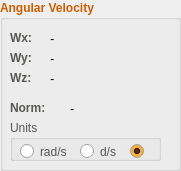
    <widget class="QGroupBox" name="groupBox_8">
     <property name="geometry">
      <rect>
       <x>20</x>
       <y>350</y>
       <width>181</width>
       <height>171</height>
      </rect>
     </property>
     <property name="palette">
      <palette>
       <active>
        <colorrole role="WindowText">
         <brush brushstyle="SolidPattern">
          <color alpha="255">
           <red>206</red>
           <green>92</green>
           <blue>0</blue>
          </color>
         </brush>
        </colorrole>
       </active>
       <inactive>
        <colorrole role="WindowText">
         <brush brushstyle="SolidPattern">
          <color alpha="255">
           <red>206</red>
           <green>92</green>
           <blue>0</blue>
          </color>
         </brush>
        </colorrole>
       </inactive>
       <disabled>
        <colorrole role="WindowText">
         <brush brushstyle="SolidPattern">
          <color alpha="255">
           <red>190</red>
           <green>190</green>
           <blue>190</blue>
          </color>
         </brush>
        </colorrole>
       </disabled>
      </palette>
     </property>
     <property name="font">
      <font>
       <weight>75</weight>
       <bold>true</bold>
      </font>
     </property>
     <property name="title">
      <string>Angular Velocity</string>
     </property>
     <widget class="QLabel" name="label_11">
      <property name="geometry">
       <rect>
        <x>10</x>
        <y>30</y>
        <width>31</width>
        <height>16</height>
       </rect>
      </property>
      <property name="palette">
       <palette>
        <active>
         <colorrole role="WindowText">
          <brush brushstyle="SolidPattern">
           <color alpha="255">
            <red>85</red>
            <green>87</green>
            <blue>83</blue>
           </color>
          </brush>
         </colorrole>
        </active>
        <inactive>
         <colorrole role="WindowText">
          <brush brushstyle="SolidPattern">
           <color alpha="255">
            <red>85</red>
            <green>87</green>
            <blue>83</blue>
           </color>
          </brush>
         </colorrole>
        </inactive>
        <disabled>
         <colorrole role="WindowText">
          <brush brushstyle="SolidPattern">
           <color alpha="255">
            <red>190</red>
            <green>190</green>
            <blue>190</blue>
           </color>
          </brush>
         </colorrole>
        </disabled>
       </palette>
      </property>
      <property name="font">
       <font>
        <weight>75</weight>
        <bold>true</bold>
       </font>
      </property>
      <property name="text">
       <string>Wx:</string>
      </property>
     </widget>
     <widget class="QLabel" name="label_12">
      <property name="geometry">
       <rect>
        <x>10</x>
        <y>50</y>
        <width>31</width>
        <height>16</height>
       </rect>
      </property>
      <property name="palette">
       <palette>
        <active>
         <colorrole role="WindowText">
          <brush brushstyle="SolidPattern">
           <color alpha="255">
            <red>85</red>
            <green>87</green>
            <blue>83</blue>
           </color>
          </brush>
         </colorrole>
        </active>
        <inactive>
         <colorrole role="WindowText">
          <brush brushstyle="SolidPattern">
           <color alpha="255">
            <red>85</red>
            <green>87</green>
            <blue>83</blue>
           </color>
          </brush>
         </colorrole>
        </inactive>
        <disabled>
         <colorrole role="WindowText">
          <brush brushstyle="SolidPattern">
           <color alpha="255">
            <red>190</red>
            <green>190</green>
            <blue>190</blue>
           </color>
          </brush>
         </colorrole>
        </disabled>
       </palette>
      </property>
      <property name="font">
       <font>
        <weight>75</weight>
        <bold>true</bold>
       </font>
      </property>
      <property name="text">
       <string>Wy:</string>
      </property>
     </widget>
     <widget class="QLabel" name="label_13">
      <property name="geometry">
       <rect>
        <x>10</x>
        <y>70</y>
        <width>31</width>
        <height>16</height>
       </rect>
      </property>
      <property name="palette">
       <palette>
        <active>
         <colorrole role="WindowText">
          <brush brushstyle="SolidPattern">
           <color alpha="255">
            <red>85</red>
            <green>87</green>
            <blue>83</blue>
           </color>
          </brush>
         </colorrole>
        </active>
        <inactive>
         <colorrole role="WindowText">
          <brush brushstyle="SolidPattern">
           <color alpha="255">
            <red>85</red>
            <green>87</green>
            <blue>83</blue>
           </color>
          </brush>
         </colorrole>
        </inactive>
        <disabled>
         <colorrole role="WindowText">
          <brush brushstyle="SolidPattern">
           <color alpha="255">
            <red>190</red>
            <green>190</green>
            <blue>190</blue>
           </color>
          </brush>
         </colorrole>
        </disabled>
       </palette>
      </property>
      <property name="font">
       <font>
        <weight>75</weight>
        <bold>true</bold>
       </font>
      </property>
      <property name="text">
       <string>Wz:</string>
      </property>
     </widget>
     <widget class="QGroupBox" name="groupBox_12">
      <property name="geometry">
       <rect>
        <x>10</x>
        <y>120</y>
        <width>151</width>
        <height>41</height>
       </rect>
      </property>
      <property name="palette">
       <palette>
        <active>
         <colorrole role="WindowText">
          <brush brushstyle="SolidPattern">
           <color alpha="255">
            <red>85</red>
            <green>87</green>
            <blue>83</blue>
           </color>
          </brush>
         </colorrole>
        </active>
        <inactive>
         <colorrole role="WindowText">
          <brush brushstyle="SolidPattern">
           <color alpha="255">
            <red>85</red>
            <green>87</green>
            <blue>83</blue>
           </color>
          </brush>
         </colorrole>
        </inactive>
        <disabled>
         <colorrole role="WindowText">
          <brush brushstyle="SolidPattern">
           <color alpha="255">
            <red>190</red>
            <green>190</green>
            <blue>190</blue>
           </color>
          </brush>
         </colorrole>
        </disabled>
       </palette>
      </property>
      <property name="font">
       <font>
        <weight>50</weight>
        <bold>false</bold>
       </font>
      </property>
      <property name="title">
       <string>Units</string>
      </property>
      <widget class="QRadioButton" name="radioButton_3">
       <property name="geometry">
        <rect>
         <x>70</x>
         <y>20</y>
         <width>41</width>
         <height>23</height>
        </rect>
       </property>
       <property name="text">
        <string>d/s</string>
       </property>
      </widget>
      <widget class="QRadioButton" name="radioButton_4">
       <property name="geometry">
        <rect>
         <x>10</x>
         <y>20</y>
         <width>61</width>
         <height>23</height>
        </rect>
       </property>
       <property name="text">
        <string>rad/s</string>
       </property>
       <property name="checked">
        <bool>false</bool>
       </property>
      </widget>
      <widget class="QRadioButton" name="radioButton_11">
       <property name="geometry">
        <rect>
         <x>120</x>
         <y>20</y>
         <width>31</width>
         <height>23</height>
        </rect>
       </property>
       <property name="palette">
        <palette>
         <active>
          <colorrole role="Base">
           <brush brushstyle="SolidPattern">
            <color alpha="255">
             <red>252</red>
             <green>175</green>
             <blue>62</blue>
            </color>
           </brush>
          </colorrole>
         </active>
         <inactive>
          <colorrole role="Base">
           <brush brushstyle="SolidPattern">
            <color alpha="255">
             <red>252</red>
             <green>175</green>
             <blue>62</blue>
            </color>
           </brush>
          </colorrole>
         </inactive>
         <disabled>
          <colorrole role="Base">
           <brush brushstyle="SolidPattern">
            <color alpha="255">
             <red>239</red>
             <green>239</green>
             <blue>239</blue>
            </color>
           </brush>
          </colorrole>
         </disabled>
        </palette>
       </property>
       <property name="text">
        <string/>
       </property>
       <property name="checked">
        <bool>true</bool>
       </property>
      </widget>
     </widget>
     <widget class="QLabel" name="label_36">
      <property name="geometry">
       <rect>
        <x>50</x>
        <y>30</y>
        <width>121</width>
        <height>17</height>
       </rect>
      </property>
      <property name="palette">
       <palette>
        <active>
         <colorrole role="WindowText">
          <brush brushstyle="SolidPattern">
           <color alpha="255">
            <red>0</red>
            <green>0</green>
            <blue>0</blue>
           </color>
          </brush>
         </colorrole>
        </active>
        <inactive>
         <colorrole role="WindowText">
          <brush brushstyle="SolidPattern">
           <color alpha="255">
            <red>0</red>
            <green>0</green>
            <blue>0</blue>
           </color>
          </brush>
         </colorrole>
        </inactive>
        <disabled>
         <colorrole role="WindowText">
          <brush brushstyle="SolidPattern">
           <color alpha="255">
            <red>190</red>
            <green>190</green>
            <blue>190</blue>
           </color>
          </brush>
         </colorrole>
        </disabled>
       </palette>
      </property>
      <property name="font">
       <font>
        <weight>50</weight>
        <italic>true</italic>
        <bold>false</bold>
       </font>
      </property>
      <property name="text">
       <string>-</string>
      </property>
     </widget>
     <widget class="QLabel" name="label_37">
      <property name="geometry">
       <rect>
        <x>50</x>
        <y>50</y>
        <width>121</width>
        <height>17</height>
       </rect>
      </property>
      <property name="palette">
       <palette>
        <active>
         <colorrole role="WindowText">
          <brush brushstyle="SolidPattern">
           <color alpha="255">
            <red>0</red>
            <green>0</green>
            <blue>0</blue>
           </color>
          </brush>
         </colorrole>
        </active>
        <inactive>
         <colorrole role="WindowText">
          <brush brushstyle="SolidPattern">
           <color alpha="255">
            <red>0</red>
            <green>0</green>
            <blue>0</blue>
           </color>
          </brush>
         </colorrole>
        </inactive>
        <disabled>
         <colorrole role="WindowText">
          <brush brushstyle="SolidPattern">
           <color alpha="255">
            <red>190</red>
            <green>190</green>
            <blue>190</blue>
           </color>
          </brush>
         </colorrole>
        </disabled>
       </palette>
      </property>
      <property name="font">
       <font>
        <weight>50</weight>
        <italic>true</italic>
        <bold>false</bold>
       </font>
      </property>
      <property name="text">
       <string>-</string>
      </property>
     </widget>
     <widget class="QLabel" name="label_38">
      <property name="geometry">
       <rect>
        <x>50</x>
        <y>70</y>
        <width>121</width>
        <height>17</height>
       </rect>
      </property>
      <property name="palette">
       <palette>
        <active>
         <colorrole role="WindowText">
          <brush brushstyle="SolidPattern">
           <color alpha="255">
            <red>0</red>
            <green>0</green>
            <blue>0</blue>
           </color>
          </brush>
         </colorrole>
        </active>
        <inactive>
         <colorrole role="WindowText">
          <brush brushstyle="SolidPattern">
           <color alpha="255">
            <red>0</red>
            <green>0</green>
            <blue>0</blue>
           </color>
          </brush>
         </colorrole>
        </inactive>
        <disabled>
         <colorrole role="WindowText">
          <brush brushstyle="SolidPattern">
           <color alpha="255">
            <red>190</red>
            <green>190</green>
            <blue>190</blue>
           </color>
          </brush>
         </colorrole>
        </disabled>
       </palette>
      </property>
      <property name="font">
       <font>
        <weight>50</weight>
        <italic>true</italic>
        <bold>false</bold>
       </font>
      </property>
      <property name="text">
       <string>-</string>
      </property>
     </widget>
     <widget class="QLabel" name="label_59">
      <property name="geometry">
       <rect>
        <x>70</x>
        <y>100</y>
        <width>101</width>
        <height>17</height>
       </rect>
      </property>
      <property name="palette">
       <palette>
        <active>
         <colorrole role="WindowText">
          <brush brushstyle="SolidPattern">
           <color alpha="255">
            <red>0</red>
            <green>0</green>
            <blue>0</blue>
           </color>
          </brush>
         </colorrole>
        </active>
        <inactive>
         <colorrole role="WindowText">
          <brush brushstyle="SolidPattern">
           <color alpha="255">
            <red>0</red>
            <green>0</green>
            <blue>0</blue>
           </color>
          </brush>
         </colorrole>
        </inactive>
        <disabled>
         <colorrole role="WindowText">
          <brush brushstyle="SolidPattern">
           <color alpha="255">
            <red>190</red>
            <green>190</green>
            <blue>190</blue>
           </color>
          </brush>
         </colorrole>
        </disabled>
       </palette>
      </property>
      <property name="font">
       <font>
        <weight>50</weight>
        <italic>true</italic>
        <bold>false</bold>
       </font>
      </property>
      <property name="text">
       <string>-</string>
      </property>
     </widget>
     <widget class="QLabel" name="label_60">
      <property name="geometry">
       <rect>
        <x>10</x>
        <y>100</y>
        <width>51</width>
        <height>16</height>
       </rect>
      </property>
      <property name="palette">
       <palette>
        <active>
         <colorrole role="WindowText">
          <brush brushstyle="SolidPattern">
           <color alpha="255">
            <red>85</red>
            <green>87</green>
            <blue>83</blue>
           </color>
          </brush>
         </colorrole>
        </active>
        <inactive>
         <colorrole role="WindowText">
          <brush brushstyle="SolidPattern">
           <color alpha="255">
            <red>85</red>
            <green>87</green>
            <blue>83</blue>
           </color>
          </brush>
         </colorrole>
        </inactive>
        <disabled>
         <colorrole role="WindowText">
          <brush brushstyle="SolidPattern">
           <color alpha="255">
            <red>190</red>
            <green>190</green>
            <blue>190</blue>
           </color>
          </brush>
         </colorrole>
        </disabled>
       </palette>
      </property>
      <property name="font">
       <font>
        <weight>75</weight>
        <bold>true</bold>
       </font>
      </property>
      <property name="text">
       <string>Norm:</string>
      </property>
     </widget>
    </widget>
